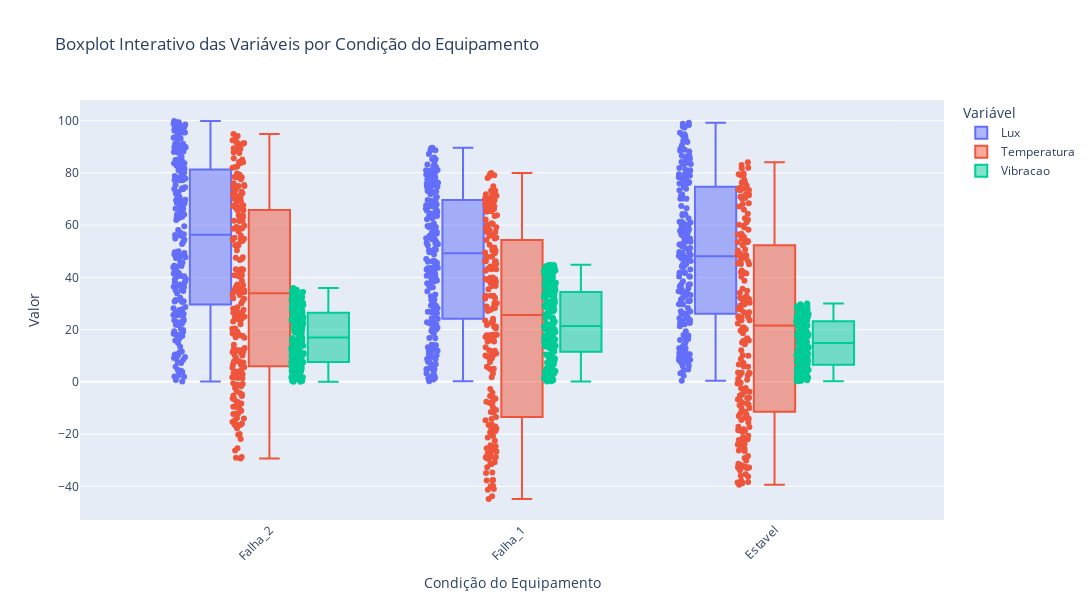

Source (notebook cell):
### Markdown cell above
📊 Boxplot interativo das variáveis por Tipo de Semente

Foi criado um boxplot interativo com Plotly para visualizar a distribuição das variáveis numéricas de cada tipo de condição do equipamento. Através da função `melt()`, a base foi transformada para o formato longo, permitindo o agrupamento por classe (target) e por variável. Esse gráfico revela diferenças significativas nas medianas e amplitudes interquartis, além da presença de potenciais outliers. Por exemplo, as variedades Kama e Canadian apresentam padrões distintos em variáveis como Compacidade e Comprimento do Sulco do Núcleo. Essas diferenças são úteis para a criação de modelos de classificação baseados em características físicas das sementes.

### Code cell
#📊 Boxplot interativo das variáveis

df_long = df.melt(id_vars=boxplot_target_col,
                  value_vars=boxplot_cols,
                  var_name=boxplot_legend_title,
                  value_name=boxplot_yaxis_title)

fig = px.box(df_long,
             x=boxplot_target_col,
             y=boxplot_yaxis_title,
             color=boxplot_legend_title,
             points='all',
             title=boxplot_title)

fig.update_layout(
    xaxis_title=boxplot_xaxis_title,
    yaxis_title=boxplot_yaxis_title,
    boxmode=boxplot_mode,
    xaxis_tickangle=-45,
    legend_title=boxplot_legend_title,
    height=boxplot_height,
    width=boxplot_width
)
fig.show()

### Figure 1 — Plotly figure (JSON) as saved in the notebook; plotly's stock layout.template omitted (floating-point values rounded to 4 significant figures; data arrays with more than 128 entries replaced by an {"elided": "..."} marker saying what was removed)
{"data": [{"alignmentgroup": "True", "boxpoints": "all", "hovertemplate": "Variável=Lux<br>Classe=%{x}<br>Valor=%{y}<extra></extra>", "legendgroup": "Lux", "marker": {"color": "#636efa"}, "name": "Lux", "notched": false, "offsetgroup": "Lux", "orientation": "v", "showlegend": true, "type": "box", "x": {"elided": "600 str values"}, "x0": " ", "xaxis": "x", "y": {"elided": "600 float values"}, "y0": " ", "yaxis": "y"}, {"alignmentgroup": "True", "boxpoints": "all", "hovertemplate": "Variável=Temperatura<br>Classe=%{x}<br>Valor=%{y}<extra></extra>", "legendgroup": "Temperatura", "marker": {"color": "#EF553B"}, "name": "Temperatura", "notched": false, "offsetgroup": "Temperatura", "orientation": "v", "showlegend": true, "type": "box", "x": {"elided": "600 str values"}, "x0": " ", "xaxis": "x", "y": {"elided": "600 float values"}, "y0": " ", "yaxis": "y"}, {"alignmentgroup": "True", "boxpoints": "all", "hovertemplate": "Variável=Vibracao<br>Classe=%{x}<br>Valor=%{y}<extra></extra>", "legendgroup": "Vibracao", "marker": {"color": "#00cc96"}, "name": "Vibracao", "notched": false, "offsetgroup": "Vibracao", "orientation": "v", "showlegend": true, "type": "box", "x": {"elided": "600 str values"}, "x0": " ", "xaxis": "x", "y": {"elided": "600 float values"}, "y0": " ", "yaxis": "y"}], "layout": {"boxmode": "group", "height": 600, "legend": {"title": {"text": "Variável"}, "tracegroupgap": 0}, "title": {"text": "Boxplot Interativo das Variáveis por Condição do Equipamento"}, "width": 1200, "xaxis": {"anchor": "y", "domain": [0, 1], "tickangle": -45, "title": {"text": "Condição do Equipamento"}}, "yaxis": {"anchor": "x", "domain": [0, 1], "title": {"text": "Valor"}}}}
